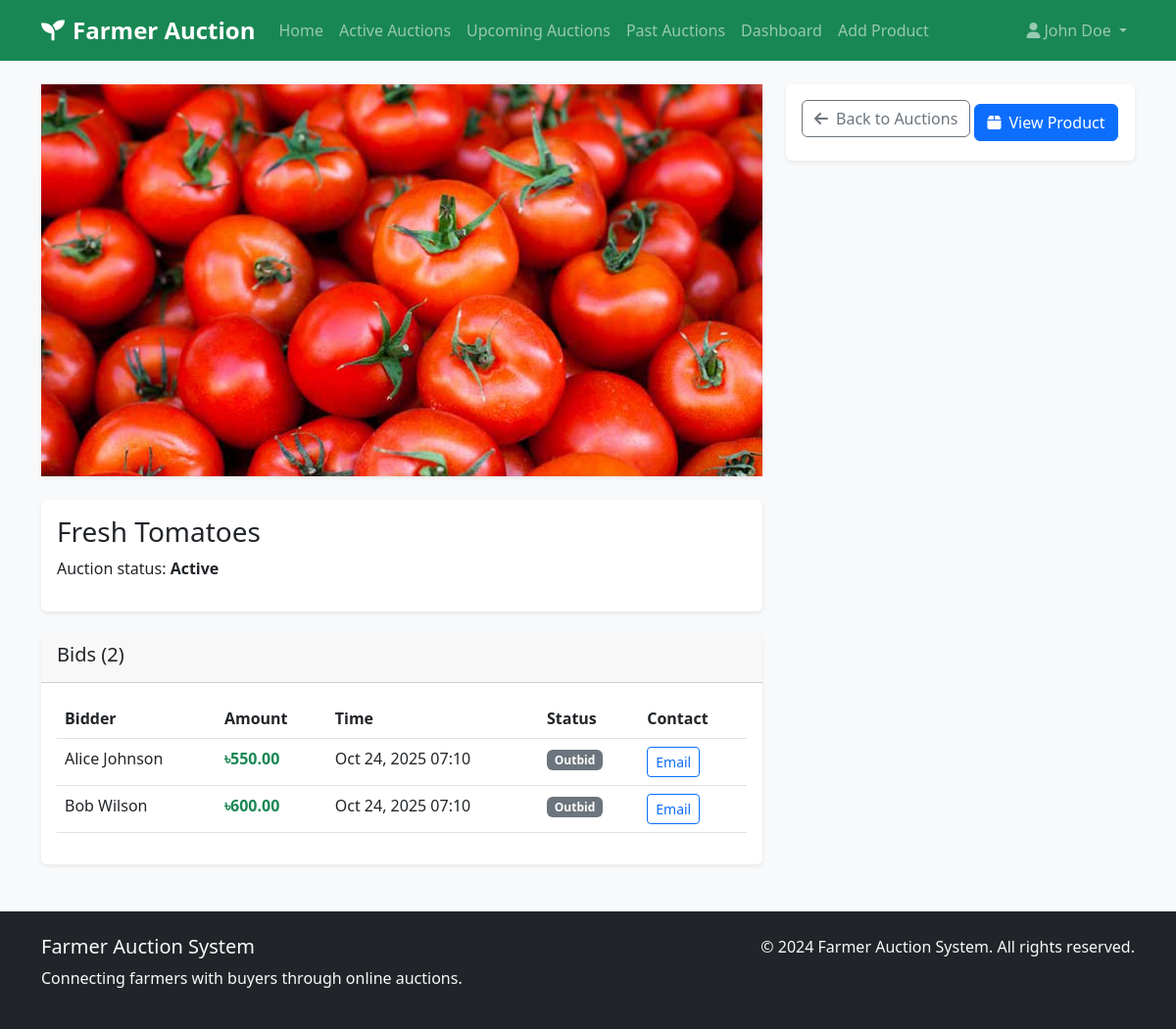
Page /farmer/auction_bids.php?id=1 (signed in) on the committed database.
### tables this page shows
CREATE TABLE IF NOT EXISTS Auctions (
    auction_id INT PRIMARY KEY AUTO_INCREMENT,
    product_id INT NOT NULL,
    start_time DATETIME NOT NULL,
    end_time DATETIME NOT NULL,
    status ENUM('Active', 'Closed', 'Cancelled') DEFAULT 'Active',
    current_highest_bid DECIMAL(10,2) DEFAULT 0,
    created_at TIMESTAMP DEFAULT CURRENT_TIMESTAMP,
    FOREIGN KEY (product_id) REFERENCES Products(product_id) ON DELETE CASCADE
);

CREATE TABLE IF NOT EXISTS Products (
    product_id INT PRIMARY KEY AUTO_INCREMENT,
    farmer_id INT NOT NULL,
    product_name VARCHAR(100) NOT NULL,
    description TEXT,
    category VARCHAR(50),
    starting_bid DECIMAL(10,2) NOT NULL,
    weight DECIMAL(10,2),
    certification VARCHAR(50),
    created_at TIMESTAMP DEFAULT CURRENT_TIMESTAMP,
    FOREIGN KEY (farmer_id) REFERENCES Farmers(farmer_id) ON DELETE CASCADE
);

CREATE TABLE IF NOT EXISTS Bids (
    bid_id INT PRIMARY KEY AUTO_INCREMENT,
    auction_id INT NOT NULL,
    buyer_id INT NOT NULL,
    bid_amount DECIMAL(10,2) NOT NULL,
    bid_time TIMESTAMP DEFAULT CURRENT_TIMESTAMP,
    is_winning_bid BOOLEAN DEFAULT FALSE,
    FOREIGN KEY (auction_id) REFERENCES Auctions(auction_id) ON DELETE CASCADE,
    FOREIGN KEY (buyer_id) REFERENCES Buyers(buyer_id) ON DELETE CASCADE
);

CREATE TABLE IF NOT EXISTS Buyers (
    buyer_id INT PRIMARY KEY AUTO_INCREMENT,
    name VARCHAR(100) NOT NULL,
    email VARCHAR(100) UNIQUE NOT NULL,
    password VARCHAR(255) NOT NULL,
    phone VARCHAR(20),
    address TEXT,
    created_at TIMESTAMP DEFAULT CURRENT_TIMESTAMP
);

### farmer/auction_bids.php (the view, shortened to what this page needs)
<?php
$database = new Database();
$db = $database->getConnection();
$auction_id = isset($_GET['id']) ? intval($_GET['id']) : 0;
$aq = $db->prepare("SELECT a.*, p.product_id, p.product_name, p.farmer_id, p.product_name, (SELECT image_path FROM ProductImages WHERE product_id = p.product_id LIMIT 1) as main_image FROM Auctions a JOIN Products p ON a.product_id = p.product_id WHERE a.auction_id = ?");
$aq->execute([$auction_id]);
$auction = $aq->fetch(PDO::FETCH_ASSOC);
$bq = $db->prepare("SELECT b.*, bu.name as buyer_name, bu.email as buyer_email FROM Bids b JOIN Buyers bu ON b.buyer_id = bu.buyer_id WHERE b.auction_id = ? ORDER BY b.bid_time DESC");
$bq->execute([$auction_id]);
$bids = $bq->fetchAll(PDO::FETCH_ASSOC);
include '../includes/header.php';
?>
<div class="container mt-4">
    <div class="row">
        <div class="col-lg-8">
            <div class="card mb-4">
                <div class="card-body p-0">
                    <?php if (!empty($auction['main_image'])): ?>
                        <img src="<?php echo '/farmer_auction/' . ltrim($auction['main_image'], '/'); ?>" class="d-block w-100" style="height: 400px; object-fit: cover;" alt="Product Image">
                    <?php else: ?>
                        <div class="bg-light d-flex align-items-center justify-content-center" style="height: 400px;"><i class="fas fa-image fa-3x text-muted"></i></div>
                    <?php endif; ?>
                </div>
            </div>
            <div class="card mb-4">
                <div class="card-body">
                    <h3><?php echo htmlspecialchars($auction['product_name']); ?></h3>
                    <p>Auction status: <strong><?php echo $auction['status']; ?></strong></p>
                </div>
            </div>
            <div class="card">
                <div class="card-header"><h5>Bids (<?php echo count($bids); ?>)</h5></div>
                <div class="card-body">
                    <?php if (empty($bids)): ?>
                        <div class="text-center text-muted">No bids yet.</div>
                    <?php else: ?>
                        <div class="table-responsive">
                            <table class="table">
                                <thead>
                                    <tr>
                                        <th>Bidder</th>
                                        <th>Amount</th>
                                        <th>Time</th>
                                        <th>Status</th>
                                        <th>Contact</th>
                                    </tr>
                                </thead>
                                <tbody>
                                <?php foreach ($bids as $bid): ?>
                                    <tr>
                                        <td><?php echo htmlspecialchars($bid['buyer_name']); ?></td>
                                        <td><strong class="text-success">৳<?php echo number_format($bid['bid_amount'],2); ?></strong></td>
                                        <td><?php echo date('M j, Y H:i', strtotime($bid['bid_time'])); ?></td>
                                        <td><?php echo $bid['is_winning_bid'] ? '<span class="badge bg-success">Winning</span>' : '<span class="badge bg-secondary">Outbid</span>'; ?></td>
                                        <td><a href="mailto:<?php echo htmlspecialchars($bid['buyer_email']); ?>" class="btn btn-sm btn-outline-primary">Email</a></td>
                                    </tr>
                                <?php endforeach; ?>
                                </tbody>
                            </table>
                        </div>
                    <?php endif; ?>
                </div>
            </div>
        </div>
        <div class="col-lg-4">
            <div class="card mb-4">
                <div class="card-body">
                    <a href="auctions.php" class="btn btn-outline-secondary mb-2"><i class="fas fa-arrow-left me-2"></i>Back to Auctions</a>
                    <a href="product_details.php?id=<?php echo $auction['product_id']; ?>" class="btn btn-primary"><i class="fas fa-box me-2"></i>View Product</a>
                </div>
            </div>
        </div>
    </div>
</div>
<?php include '../includes/footer.php'; ?>

### assets/css/style.css (style rules this page uses)
body { font-family: 'Segoe UI', Tahoma, Geneva, Verdana, sans-serif; background-color: #f8f9fa; }
.card { border: none; box-shadow: 0 0.125rem 0.25rem rgba(0, 0, 0, 0.075); transition: transform 0.2s ease-in-out; }

### rows in the picture
auctions: product.product_name "Fresh Tomatoes", status "Active"
bids: buyer.name "Alice Johnson", bid_amount "550.00", bid_time "Oct 24, 2025 07:10", is_winning_bid "Outbid"
bids: buyer.name "Bob Wilson", bid_amount "600.00", bid_time "Oct 24, 2025 07:10", is_winning_bid "Outbid"

### other values in the picture
$_SESSION['name'] "John Doe"
count($bids) "2"
